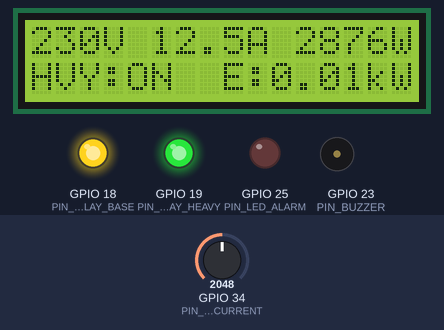
The sketch below on a simulated ESP32. On the bench: 16×2 character LCD, output pins drawn as LEDs (lit = HIGH), buzzer (waves = sounding, pin HIGH). Inputs (shaded band) come from the test bench; at power-on: GPIO 34 (PIN_POT_CURRENT) = 2048. What the sketch prints to the serial monitor is not drawn.

Above: at 3.3 s.
3.4 s: GPIO 34 (PIN_POT_CURRENT) set to 2552
At 4.6 s:
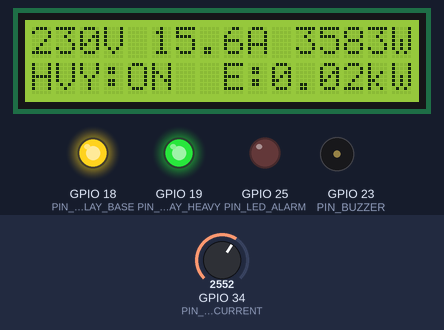
5.7 s: GPIO 34 (PIN_POT_CURRENT) set to 2679
At 7.0 s:
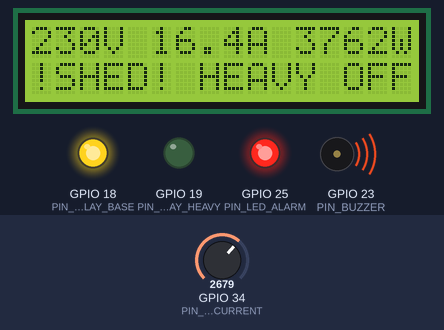
7.3 s: GPIO 34 (PIN_POT_CURRENT) set to 1228
At 8.6 s:
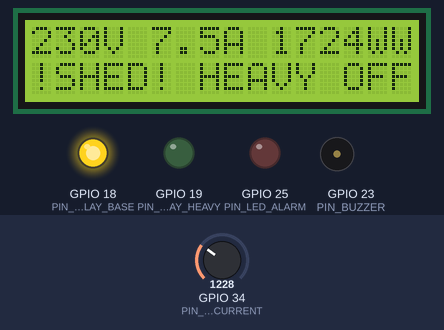
8.9 s: GPIO 34 (PIN_POT_CURRENT) set to 2866
At 9.9 s:
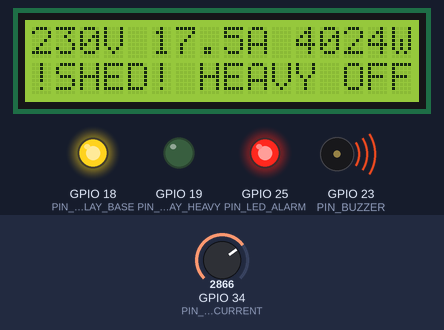
Timing chart, 0 to 11.5 s (numbered marks = the images above; inputs shaded):
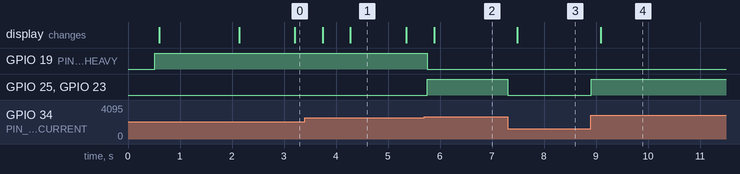

The sketch:

sketch.ino
```cpp
/**
 * Simulation 09: Smart Energy Monitor & Automatic Load Shedder
 * Features:
 *  - Real-Time AC Current & Power Measurement (Simulated 0-25A)
 *  - I2C 16x2 LCD Display with Power & Energy Telemetry
 *  - Automated Overload Detection & Load Shedding of Heavy Appliances (AC/Geyser)
 *  - Overload Warning Buzzer & Alarm Indicator
 *  - Automatic Safe Reconnection with Cooldown Timer
 */

#include <Arduino.h>
#include <Wire.h>
#include <LiquidCrystal_I2C.h>

#define PIN_POT_CURRENT   34
#define PIN_RELAY_HEAVY   19  // AC / Water Heater Heavy Load
#define PIN_RELAY_BASE    18  // Baseline lighting load
#define PIN_BUZZER        23  // Alarm Buzzer
#define PIN_LED_ALARM     25  // Overload Warning LED

LiquidCrystal_I2C lcd(0x27, 16, 2);

const float MAINS_VOLTAGE = 230.0;        // Standard Indian Voltage (230V)
const float MAX_SAFE_CURRENT = 16.0;      // 16 Amps (3680 Watts peak limit)
const float RECOVERY_CURRENT = 12.0;      // Safe recovery threshold
const unsigned long COOLDOWN_MS = 8000;   // 8s recovery cooldown

float currentA = 0.0;
float powerW = 0.0;
float energyKWh = 0.0;
bool heavyLoadActive = true;
bool overloadState = false;
unsigned long lastUpdateTime = 0;
unsigned long overloadStartTime = 0;

void setup() {
  Serial.begin(115200);
  delay(500);

  Serial.println("==================================================");
  Serial.println(" SMART ENERGY MONITOR & LOAD SHEDDER ACTIVE ");
  Serial.println(" Mains: 230V 50Hz | Max Peak Limit: 16.0A (3.68kW) ");
  Serial.println("==================================================");

  pinMode(PIN_POT_CURRENT, INPUT);
  pinMode(PIN_RELAY_HEAVY, OUTPUT);
  pinMode(PIN_RELAY_BASE, OUTPUT);
  pinMode(PIN_BUZZER, OUTPUT);
  pinMode(PIN_LED_ALARM, OUTPUT);

  // Initialize Relays ON by default
  digitalWrite(PIN_RELAY_HEAVY, HIGH);
  digitalWrite(PIN_RELAY_BASE, HIGH);
  digitalWrite(PIN_BUZZER, LOW);
  digitalWrite(PIN_LED_ALARM, LOW);

  Wire.begin(21, 22);
  lcd.init();
  lcd.backlight();
  lcd.setCursor(0, 0);
  lcd.print("SMART ENERGY HUB");
  lcd.setCursor(0, 1);
  lcd.print("SYSTEM READY...");
  delay(1500);
  lcd.clear();
}

void loop() {
  // Read Potentiometer & Calculate Current (0.0 to 25.0 Amps)
  int rawADC = analogRead(PIN_POT_CURRENT);
  currentA = (rawADC / 4095.0) * 25.0;
  powerW = currentA * MAINS_VOLTAGE;

  // Integrate Energy (kWh)
  float deltaHours = 0.5 / 3600.0;
  energyKWh += (powerW / 1000.0) * deltaHours;

  // Overload Protection Logic
  if (currentA >= MAX_SAFE_CURRENT) {
    if (!overloadState) {
      overloadState = true;
      overloadStartTime = millis();
      Serial.printf("\n[OVERLOAD CRITICAL] Current: %.2fA (Power: %.0fW) EXCEEDS 16A LIMIT!\n", currentA, powerW);
      Serial.println("[ACTION] Shedding Heavy Load Relay (AC/Geyser OFF)...");
    }

    // Shed Heavy Load
    heavyLoadActive = false;
    digitalWrite(PIN_RELAY_HEAVY, LOW);
    digitalWrite(PIN_LED_ALARM, HIGH);
    digitalWrite(PIN_BUZZER, HIGH);
  } else {
    digitalWrite(PIN_BUZZER, LOW);
    digitalWrite(PIN_LED_ALARM, LOW);

    // Auto-Recovery with Cooldown
    if (overloadState && currentA <= RECOVERY_CURRENT) {
      if (millis() - overloadStartTime >= COOLDOWN_MS) {
        overloadState = false;
        heavyLoadActive = true;
        digitalWrite(PIN_RELAY_HEAVY, HIGH);
        Serial.println("\n[RECOVERY] Power levels normalized. Heavy Load Restored.");
      }
    }
  }

  // Periodic Telemetry & LCD Refresh (every 500ms)
  if (millis() - lastUpdateTime >= 500) {
    lastUpdateTime = millis();

    // Line 1: Voltage, Current, Power
    lcd.setCursor(0, 0);
    lcd.printf("230V %.1fA %4.0fW", currentA, powerW);

    // Line 2: Heavy Load Status & Alert
    lcd.setCursor(0, 1);
    if (overloadState) {
      lcd.print("!SHED! HEAVY OFF");
    } else {
      lcd.printf("HVY:ON  E:%.2fkW", energyKWh);
    }

    Serial.printf("[METRICS] V: 230V | I: %5.2f A | P: %5.0f W | Total: %6.3f kWh | Heavy Relay: %s\n",
                  currentA, powerW, energyKWh, heavyLoadActive ? "ACTIVE" : "SHED");
  }

  delay(50);
}
```

Measured:
- the behaviour switches between 2620 and 2621 on GPIO 34 (PIN_POT_CURRENT) (found by bisection; images 1 and 2)
- after the input at 3.4 s, the display: first changes after 0.34 s (image 1 shows a later state)
- after the input at 5.7 s, GPIO 19 (PIN_RELAY_HEAVY): HIGH → LOW after 0.05 s; GPIO 25 (PIN_LED_ALARM), GPIO 23 (PIN_BUZZER): LOW → HIGH after 0.05 s; the display: changes after 0.19 s (image 2)
- after the input at 7.3 s, GPIO 25 (PIN_LED_ALARM), GPIO 23 (PIN_BUZZER): HIGH → LOW at once; the display: changes after 0.19 s (image 3)
- after the input at 8.9 s, GPIO 25 (PIN_LED_ALARM), GPIO 23 (PIN_BUZZER): LOW → HIGH at once; the display: changes after 0.19 s (image 4)
- what the display in image 1 shows lasts 1.0 s, from 4.3 s to 5.3 s
